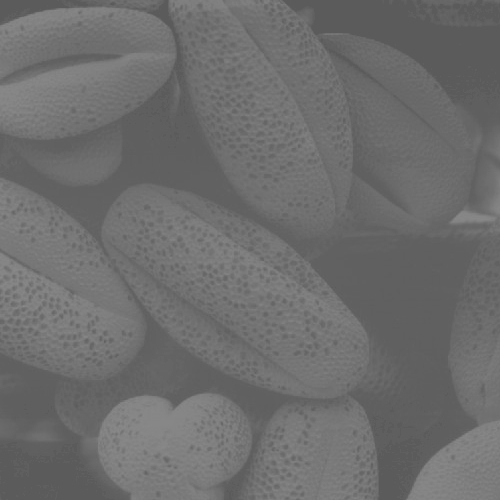
#> input picture Images/granelli.jpg, 500 x 500 px, found by its file name
$ python fshs.py
#> lines starting #> are read from the running program, lines starting #| are printed output that depends on the picture
import skimage.io as io
import numpy as np
import matplotlib.pyplot as plt
import scipy.ndimage as ndi

originalImage = io.imread('./Images/granelli.jpg')
#> originalImage is the input picture: shape (500, 500); min 90, max 138, mean 109.1
hist, bins = np.histogram(originalImage, np.arange(257))
#> hist = 256 values, max 19057 at index 96, min 0 at index 0, mean 976.6; bins = 257 values from 0 to 256

plt.figure()

plt.bar(np.arange(256), hist)

plt.show()
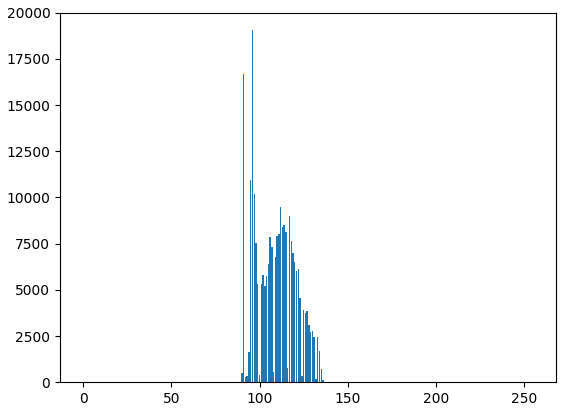
#> figure drawn by matplotlib, 1 panel; tallest bar 19057 high, from x = 95.6 to 96.4

imgMin = np.min(originalImage)
#> imgMin = 90
imgMax = np.max(originalImage)
#> imgMax = 138

fshsImage = (originalImage - imgMin) / (imgMax - imgMin) * 255
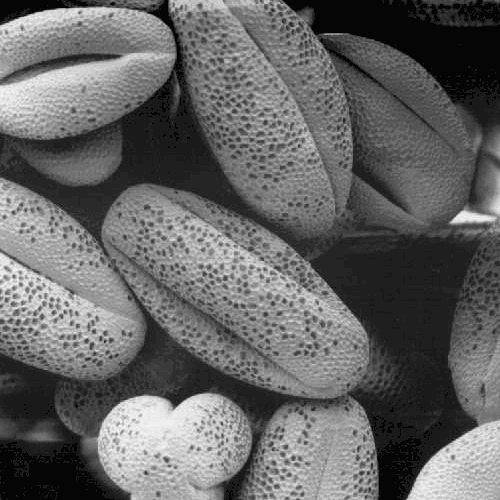
#> fshsImage: shape (500, 500) float64; min 0, max 255, mean 101.3

histFSHS, binsFSHS = np.histogram(fshsImage, np.arange(257))
#> histFSHS = 256 values, max 19057 at index 31, min 0 at index 1, mean 976.6; binsFSHS = 257 values from 0 to 256

plt.figure()

plt.bar(np.arange(256), histFSHS)

plt.figure()

plt.subplot(1, 2, 1); plt.imshow(originalImage, clim=[0, 255], cmap='gray'); plt.title("Original Granelli")
plt.subplot(1, 2, 2); plt.imshow(fshsImage, clim=[0, 255], cmap='gray'); plt.title("FSHS Granelli")

plt.show()
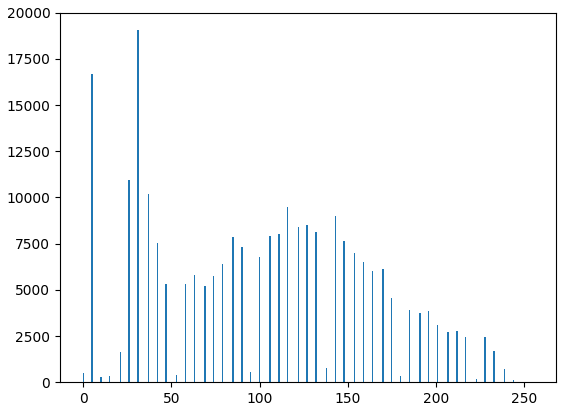
#> figure drawn by matplotlib, 1 panel; tallest bar 19057 high, from x = 30.6 to 31.4
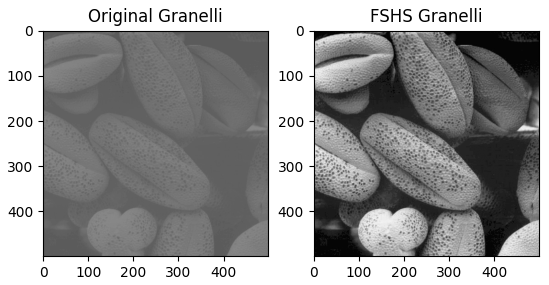
#> figure drawn by matplotlib, 2 panels

$ run again, with Images/azzurro.jpg copied over Images/granelli.jpg
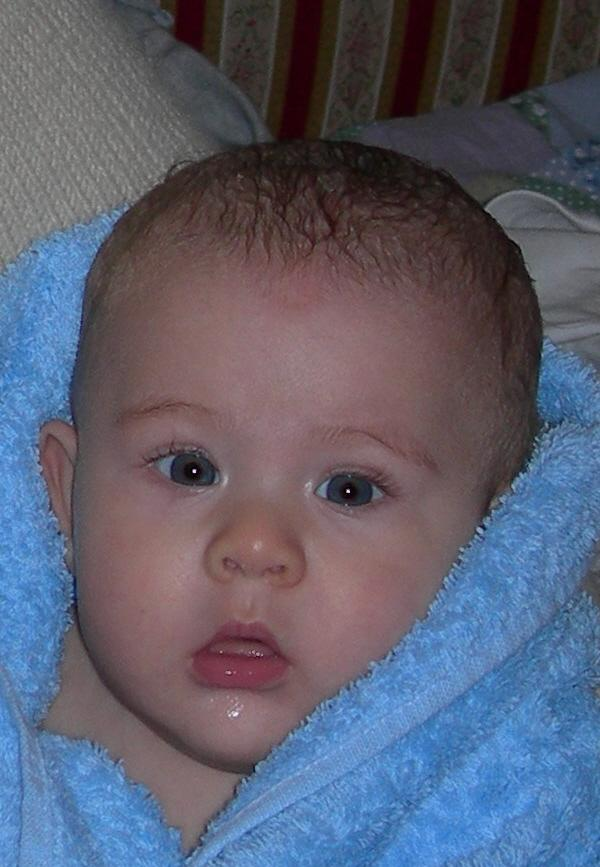
#> input picture Images/azzurro.jpg, 600 x 867 px, found by its file name
#> originalImage is the input picture: shape (867, 600, 3); mean R, G, B 91.6, 94.1, 111.2
#> hist = 256 values, max 17068 at index 101, min 0 at index 254, mean 6096.1; bins = 257 values from 0 to 256
#> `plt.show()`:
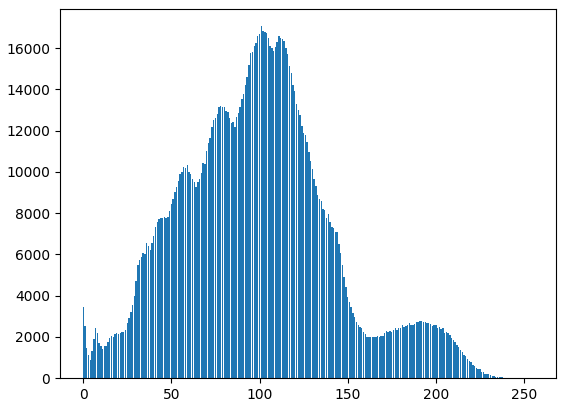
#> figure drawn by matplotlib, 1 panel; tallest bar 17068 high, from x = 100.6 to 101.4
#> imgMin = 0
#> imgMax = 255
#> histFSHS has the same summary as hist; binsFSHS = 257 values from 0 to 256
#> `plt.show()`:
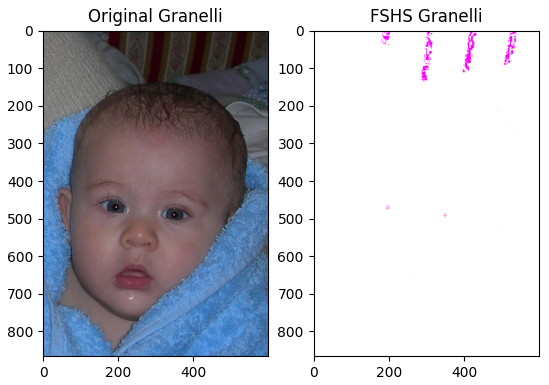
#> figure drawn by matplotlib, 2 panels
